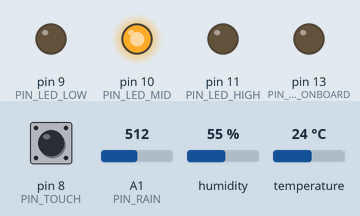
A sketch run on a simulated Arduino Uno, built with avr-gcc and run on an emulated ATmega328P. Parts: output pins drawn as LEDs (lit = HIGH). Dashed ring = blinking. Inputs (shaded band) come from the test bench; at power-on: humidity 55 %, A1 (PIN_RAIN) = 512, pin 8 (PIN_TOUCH) LOW, temperature 24 °C. What the sketch prints to the serial monitor is not drawn.

Above: at 1.8 s.
1.9 s: humidity set to 79 %
7.6 s: humidity set to 82 %
At 9.6 s:
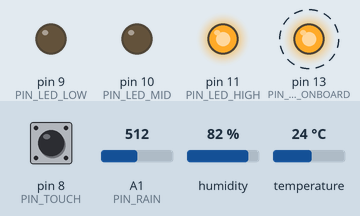
11.8 s: A1 (PIN_RAIN) set to 533
At 13.1 s:
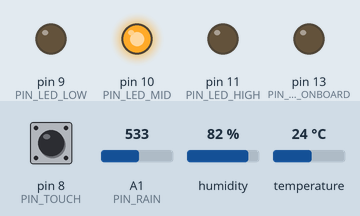
13.4 s: A1 (PIN_RAIN) set to 819
14.9 s: A1 (PIN_RAIN) set to 846
At 16.0 s:
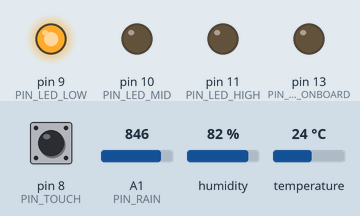
16.6 s: pin 8 (PIN_TOUCH) pulled HIGH for 1 s
At 17.29 s:
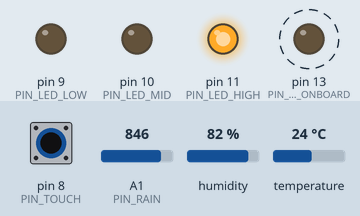
Timing chart, 0 to 19.6 s (numbered marks = the images above; inputs shaded):
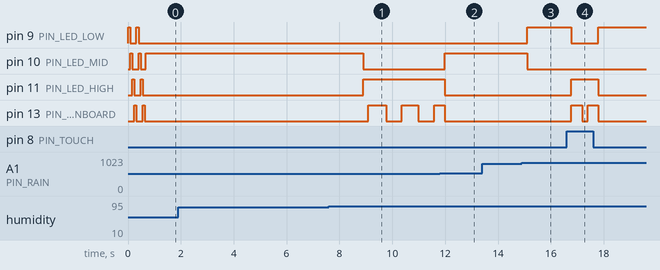

The sketch:

spirexa_uno_original.ino
```cpp
/*
 * SPIREXA field node - Arduino UNO
 * ---------------------------------------------------------------
 * WHAT THIS IS
 *   A local weather station for a landslide-prone site. It measures
 *   rainfall and air conditions where it stands. The satellite's
 *   rainfall figure is an average over roughly 11 km; this is the
 *   real number for this hillside.
 *
 * WHAT THIS IS NOT
 *   It does not sense the slope. With no movement sensor attached it
 *   cannot tell you the ground is shifting, and it does not predict
 *   landslides. The prediction is made on the server by the model,
 *   using terrain and satellite data. Say that plainly if asked - it
 *   is a better answer than overclaiming.
 *
 * The UNO has no network. It prints one JSON line per reading over
 * USB; serial_bridge.py forwards those to the SPIREXA server.
 *
 * Board: Arduino Uno
 * Library Manager: "DHT sensor library" (Adafruit) + "Adafruit Unified Sensor"
 */

#include <DHT.h>

// ----------------------------- PINS -----------------------------
#define PIN_RAIN      A1    // rain drop board, analog out (AO)
#define PIN_DHT        2    // temperature + humidity data pin
#define PIN_TOUCH      8    // press to force an alarm, for the demo

// Optional soil probe. Set USE_SOIL to 1 only if it is wired to A0.
#define USE_SOIL       0
#define PIN_SOIL      A0

// Optional 3-LED traffic light. With no LEDs the sketch still runs -
// pin 13 is the board's own LED and is always present.
#define PIN_LED_LOW    9    // green
#define PIN_LED_MID   10    // yellow
#define PIN_LED_HIGH  11    // red
#define PIN_LED_ONBOARD 13

#define DHTTYPE DHT11       // change to DHT22 if that is the sensor you have

// --------------------------- CALIBRATE ---------------------------
// Open Serial Monitor at 9600 and read the raw numbers, then set these.
// Rain board: dry surface reads HIGH, wet reads LOW.
const int RAIN_DRY = 950;   // ← your dry reading is clearly much lower
const int RAIN_WET = 380;
// Soil probe, only used if USE_SOIL is 1. In air = dry, in water = wet.
const int SOIL_DRY = 620;
const int SOIL_WET = 280;
// -----------------------------------------------------------------

DHT dht(PIN_DHT, DHTTYPE);

unsigned long lastSend = 0;
const unsigned long SEND_EVERY_MS = 3000;

void setup() {
  Serial.begin(9600);

  pinMode(PIN_TOUCH, INPUT);
  pinMode(PIN_LED_LOW, OUTPUT);
  pinMode(PIN_LED_MID, OUTPUT);
  pinMode(PIN_LED_HIGH, OUTPUT);
  pinMode(PIN_LED_ONBOARD, OUTPUT);

  dht.begin();
  bootAnimation();
  Serial.println(F("# SPIREXA node ready - rainfall and air conditions"));
}

void loop() {
  int   rainRaw  = analogRead(PIN_RAIN);
  float rainPct  = mapPct(rainRaw, RAIN_DRY, RAIN_WET);
  float humidity = dht.readHumidity();
  float tempC    = dht.readTemperature();

  float soilPct = -1;
#if USE_SOIL
  soilPct = mapPct(analogRead(PIN_SOIL), SOIL_DRY, SOIL_WET);
#endif

  if (isnan(humidity)) humidity = -1;
  if (isnan(tempC))    tempC    = -1;

  int wetness = wetnessScore(rainPct, humidity, soilPct);
  if (digitalRead(PIN_TOUCH) == HIGH) wetness = 90;   // demo button

  showLeds(wetness);

  if (millis() - lastSend > SEND_EVERY_MS) {
    sendJson(rainPct, tempC, humidity, soilPct, wetness);
    lastSend = millis();
  }
  delay(200);
}

// -----------------------------------------------------------------
// How wet this site is right now. Deliberately NOT called risk - the
// node has no way to judge slope stability. Wet ground is a necessary
// condition for a rainfall-triggered slide, not a sufficient one.
int wetnessScore(float rain, float humidity, float soil) {
  int score = 0;

  if      (rain > 75) score += 55;      // heavy rain falling now
  else if (rain > 45) score += 38;
  else if (rain > 20) score += 20;
  else if (rain > 5)  score += 8;

  if      (humidity > 92) score += 20;  // air saturated, nothing evaporating
  else if (humidity > 80) score += 12;
  else if (humidity > 65) score += 5;

  if (soil >= 0) {                      // only when a probe is fitted
    if      (soil > 85) score += 25;
    else if (soil > 70) score += 16;
    else if (soil > 55) score += 8;
  }

  return constrain(score, 0, 100);
}

float mapPct(int raw, int dryVal, int wetVal) {
  float pct = 100.0 * (dryVal - raw) / (float)(dryVal - wetVal);
  return constrain(pct, 0, 100);
}

void showLeds(int wetness) {
  digitalWrite(PIN_LED_LOW,  wetness < 30);
  digitalWrite(PIN_LED_MID,  wetness >= 30 && wetness < 65);
  digitalWrite(PIN_LED_HIGH, wetness >= 65);

  // The board's own LED signals even with no external LEDs wired.
  if      (wetness >= 80) digitalWrite(PIN_LED_ONBOARD, (millis() / 150) % 2);
  else if (wetness >= 65) digitalWrite(PIN_LED_ONBOARD, (millis() / 600) % 2);
  else                    digitalWrite(PIN_LED_ONBOARD, LOW);
}

void bootAnimation() {
  int pins[4] = {PIN_LED_LOW, PIN_LED_MID, PIN_LED_HIGH, PIN_LED_ONBOARD};
  for (int r = 0; r < 2; r++)
    for (int i = 0; i < 4; i++) {
      digitalWrite(pins[i], HIGH); delay(80); digitalWrite(pins[i], LOW);
    }
}

// One JSON object per line - serial_bridge.py forwards these to SPIREXA.
void sendJson(float rain, float tempC, float hum, float soil, int wetness) {
  Serial.print(F("{\"node_id\":\"NODE-01\",\"lat\":23.73480,\"lon\":92.71870"));
  Serial.print(F(",\"rain_pct\":"));      Serial.print(rain, 1);
  Serial.print(F(",\"temperature_c\":")); Serial.print(tempC, 1);
  Serial.print(F(",\"humidity_pct\":"));  Serial.print(hum, 1);
  if (soil >= 0) { Serial.print(F(",\"soil_moisture_pct\":")); Serial.print(soil, 1); }
  Serial.print(F(",\"wetness_pct\":"));   Serial.print(wetness);
  Serial.println(F("}"));
}
```

Measured:
- the behaviour switches between 80 and 81 % on humidity (found by bisection; images 0 and 1)
- the behaviour switches between 522 and 523 on A1 (PIN_RAIN) (found by bisection; images 1 and 2)
- the behaviour switches between 835 and 836 on A1 (PIN_RAIN) (found by bisection; images 2 and 3)
- after the input at 1.9 s, every drawn part: stays the same
- after the input at 7.6 s, pin 10 (PIN_LED_MID): HIGH → LOW after 1.3 s; pin 11 (PIN_LED_HIGH): LOW → HIGH after 1.3 s; pin 13 (PIN_LED_ONBOARD): alternates HIGH for 0.64 s and LOW for 0.60 s, starting after 1.5 s
- after the input at 11.8 s, pin 10 (PIN_LED_MID): LOW → HIGH after 0.19 s; pin 11 (PIN_LED_HIGH): HIGH → LOW after 0.19 s
- after the input at 13.4 s, every drawn part: stays the same
- after the input at 14.9 s, pin 9 (PIN_LED_LOW): LOW → HIGH after 0.20 s; pin 10 (PIN_LED_MID): HIGH → LOW after 0.20 s
- after the input at 16.6 s, pin 9 (PIN_LED_LOW): HIGH → LOW after 0.17 s, → HIGH 1.0 s later; pin 11 (PIN_LED_HIGH): LOW → HIGH after 0.17 s, → LOW 1.0 s later; pin 13 (PIN_LED_ONBOARD): alternates HIGH for 0.41 s and LOW for 0.20 s, 4 changes in all, then stays LOW, starting after 0.17 s
- by itself, pin 10 (PIN_LED_MID): alternates HIGH for 0.08 s and LOW for 0.21 s, 4 changes in all, then stays HIGH
